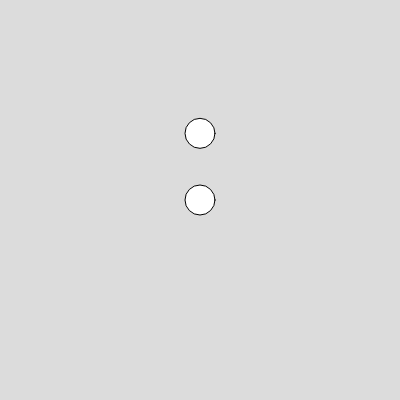
Frame 1 (no input)
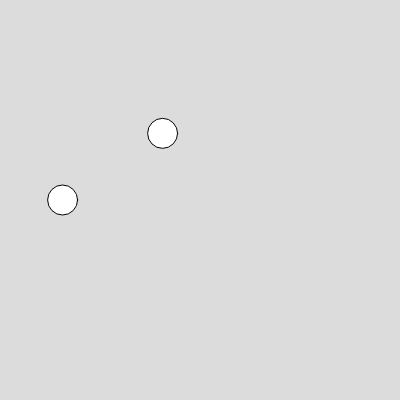
Frame 60 (no input)
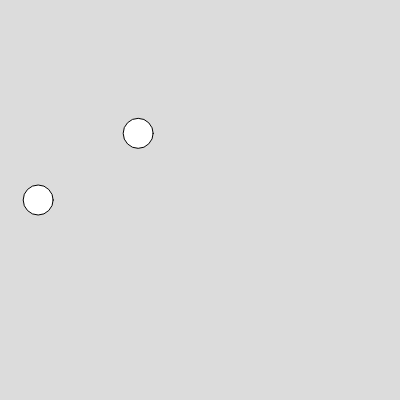
Frame 120 (the mouse pressed at the canvas centre since frame 60)

The p5.js sketch that drew these frames (run headless with seeded random() and noise() and a simulated clock; from frame 60 on, the mouse is pressed at the canvas centre):

// p5.js sketch
// ── sketch.js
// postition = position + speed/variable
// x = A*sin(f)
// map
// angle = angle + speed/variable
let x1;
let y1;
let x2;
let y2;
function setup() {
  createCanvas(400, 400);
  x1 = width/2;
  y1 = height/3;
  
  x2 = width/2;
  y2 = height/2;
}

function draw() {
  background(220);
  circle(x1, y1, 30);
  x1 = width/2 +100*sin(frameCount*0.1);
  // position = position +speed
  circle(x2, y2, 30);
  x2 = map(sin(frameCount*0.1),-1,1,0,200);
  console.log(radians(180));
}
